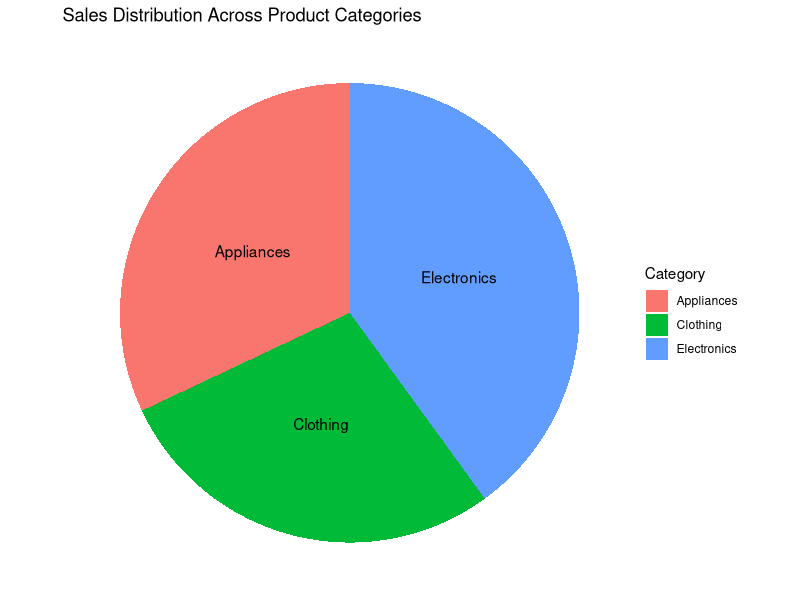

Write R code to recreate this figure.
library(ggplot2)
sales<-data.frame(
  Category=c("Electronics","Clothing","Appliances"),
  Sales=c(50000,35000,40000)
)
ggplot(sales,aes(x="",y=Sales,fill=Category))+
  geom_col(width=1)+
  coord_polar("y")+
  geom_text(aes(label=Category),position=position_stack(vjust=0.5))+
  labs(title="Sales Distribution Across Product Categories")+
  theme_void()
